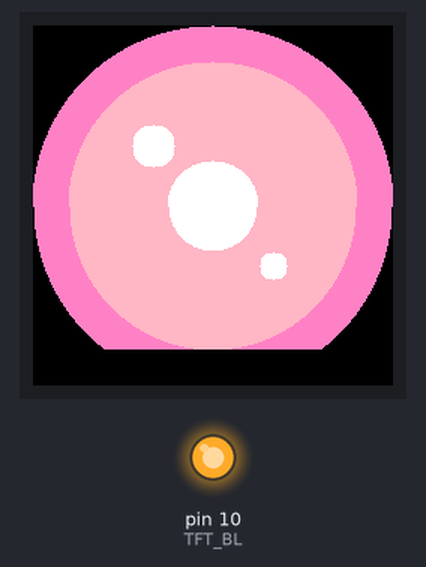
The sketch below on a simulated Arduino Uno, built with avr-gcc and run on an emulated ATmega328P. On the bench: 240×240 colour display, output pins drawn as LEDs (lit = HIGH). Random numbers use the default seed unless the sketch sets one.

Above: at 0.4 s.
At 12.98 s:
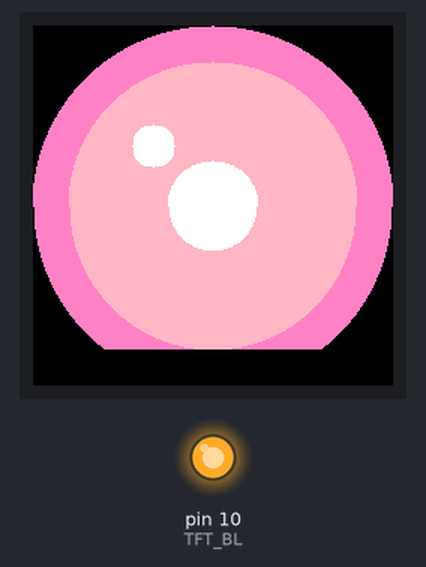
At 18.82 s:
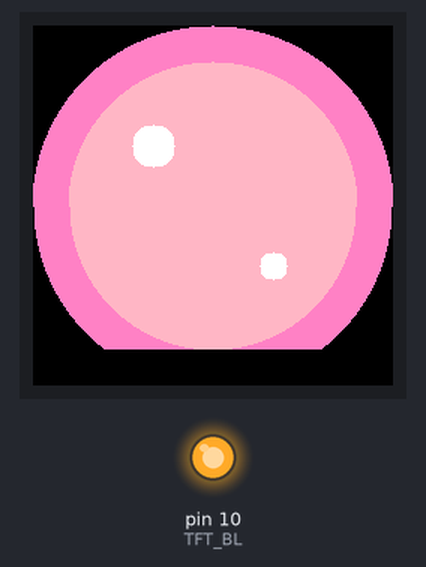
At 55.96 s:
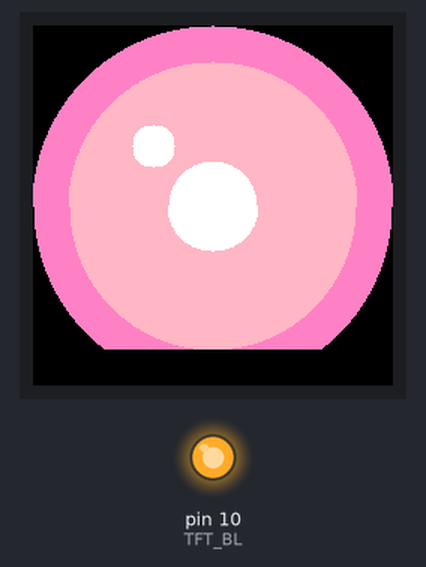
At 120.2 s:
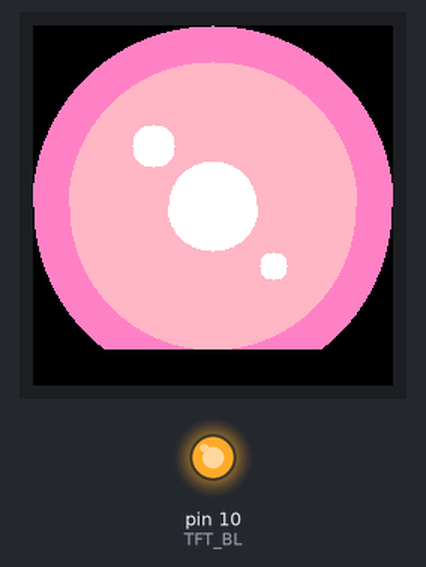

Measured:
- what the display in image 2 shows lasts 0.4 s, from 18.6 s to 19.0 s

The sketch:

arduino-eyes.ino
```cpp
#include "Adafruit_GC9A01A.h"
#include "Adafruit_GFX.h"
#include "SPI.h"

#include "lib/draw.h"

#define TFT_SCLK 5 // Clock line, "SCK" or "CLK"
#define TFT_MOSI 6 // Master In Slave Out, "SDI", "SDA", "SI", "DIN"
#define TFT_RST 7  // RESET
#define TFT_DC 8   // Data/Command
#define TFT_CS 9   // Chip Select
#define TFT_BL 10  // Backlight

// Cyan
// #define LIGHT GC9A01A_CYAN
// #define DARK GC9A01A_DARKCYAN

// Pink
#define GC9A01A_LIGHT_PINK 0xFC18
#define GC9A01A_PINK 0xFDB8
#define LIGHT GC9A01A_PINK
#define DARK GC9A01A_LIGHT_PINK

// Green
// #define LIGHT GC9A01A_GREEN
// #define DARK GC9A01A_DARKGREEN

// Grey
// #define LIGHT GC9A01A_LIGHTGREY
// #define DARK GC9A01A_DARKGREY

#define WHITE GC9A01A_WHITE
#define BLACK GC9A01A_BLACK

Adafruit_GC9A01A tft(TFT_CS, TFT_DC, TFT_MOSI, TFT_SCLK, TFT_RST);

void setup() {
  // Turn on backlight.
  pinMode(TFT_BL, OUTPUT);
  digitalWrite(TFT_BL, HIGH);

  // Initialize the display.
  tft.begin();

  // Draws an eye.
  int w = tft.width(), h = tft.height();

  // Eye color.
  drawCircleDownwardsFast(tft, w / 2, h / 2, w * 0.5, DARK);
  drawCircleDownwardsFast(tft, w / 2, h / 2, w * 0.4, LIGHT);

  // Cover bottom third with black.
  tft.fillRect(0, 0.9 * h, w, h, BLACK);

  // Draw a white circle in the upper left corner.
  drawCircleInShells(tft, w / 3, h / 3, WHITE, w / 16, 0);

  // Draws a big pupil in the center.
  drawCircleDownwardsFast(tft, w / 2, h / 2, w / 8, WHITE);

  // Draw a white circle in the upper left corner.
  drawCircleInShells(tft, w * 2 / 3, h * 2 / 3, WHITE, w / 24, 0);
}

void loop(void) {
  int w = tft.width(), h = tft.height();

  // Upper circle.
  delay(random(2000, 10000));

  // Take a random action.
  int action = random(3);

  if (action == 0) {
    // Blink upper circle.
    drawCircleInShells(tft, w / 3, h / 3, LIGHT, w / 32, w / 16);
    drawCircleInShells(tft, w / 3, h / 3, WHITE, w / 16, w / 32);
  } else if (action == 1) {
    // Blink lower circle.
    drawCircleInShells(tft, w * 2 / 3, h * 2 / 3, LIGHT, 0, w / 24);
    delay(random(50, 150));
    drawCircleInShells(tft, w * 2 / 3, h * 2 / 3, WHITE, w / 24, 0);
  } else {
    // Blink center circle.
    drawCircleDownwardsFast(tft, w / 2, h / 2, w / 8 + 1, LIGHT);
    delay(random(100, 500));
    drawCircleUpwardsFast(tft, w / 2, h / 2, w / 8, WHITE);
  }
}
```
